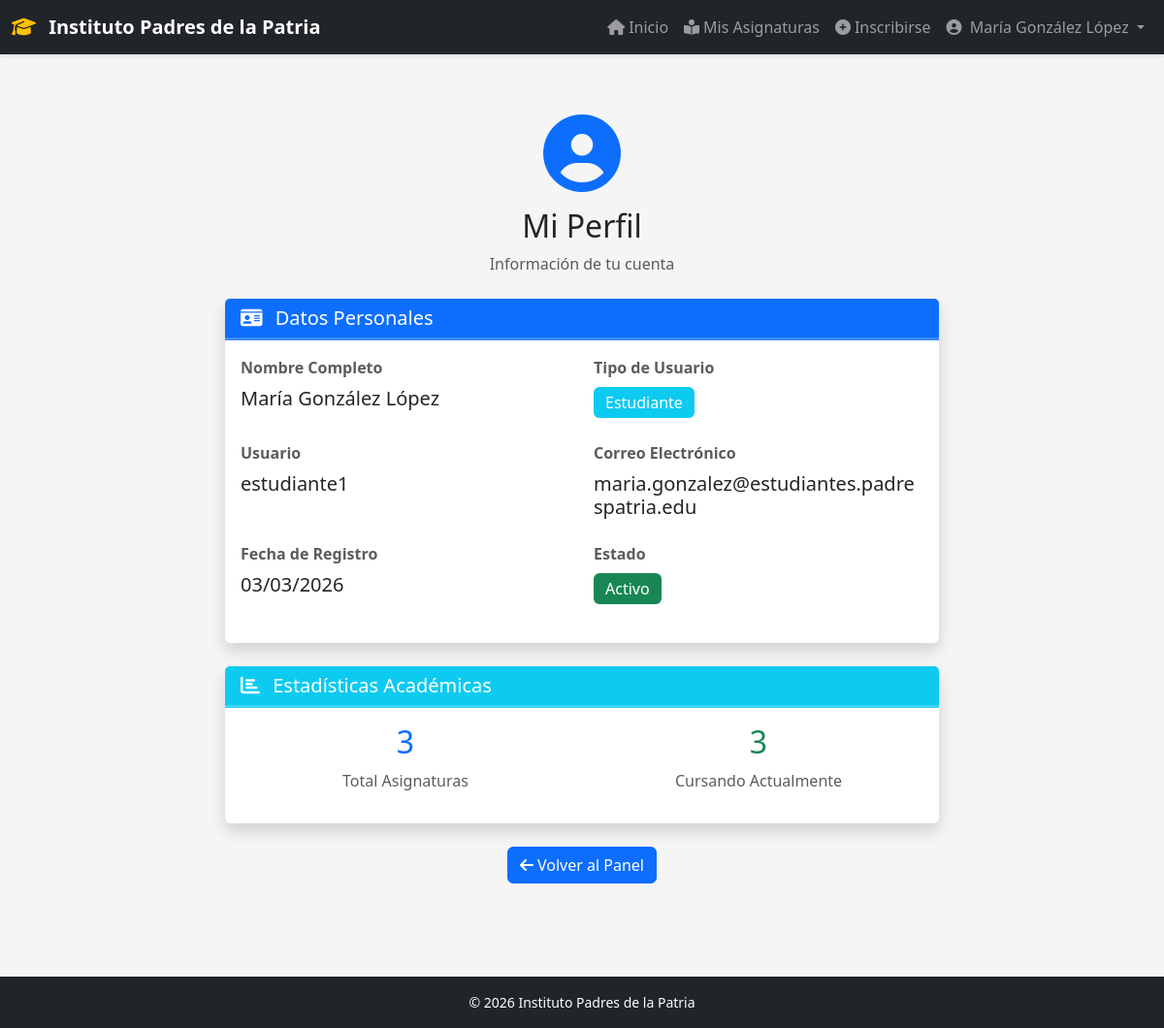
The page /perfil.php (signed in) on the database its author committed.
### tables this page shows
CREATE TABLE IF NOT EXISTS usuarios (
    id INT AUTO_INCREMENT PRIMARY KEY,
    nombre VARCHAR(100) NOT NULL,
    apellido VARCHAR(100) NOT NULL,
    correo VARCHAR(150) NOT NULL UNIQUE,
    usuario VARCHAR(50) NOT NULL UNIQUE,
    password VARCHAR(255) NOT NULL,
    tipo ENUM('ES', 'CE') NOT NULL DEFAULT 'ES',
    fecha_registro DATETIME NOT NULL DEFAULT CURRENT_TIMESTAMP,
    activo TINYINT(1) DEFAULT 1,
    INDEX idx_usuario (usuario),
    INDEX idx_correo (correo),
    INDEX idx_tipo (tipo)
);

### perfil.php (the view, shortened to what this page needs)
<?php
require_once 'includes/conexion.php';
$stmt = $pdo->prepare("SELECT * FROM usuarios WHERE id = ?");
$stmt->execute([$_SESSION['usuario_id']]);
$usuario = $stmt->fetch();
?>
<!DOCTYPE html>
<html lang="es">
<head>
    <link href="https://cdn.jsdelivr.net/npm/bootstrap@5.3.2/dist/css/bootstrap.min.css" rel="stylesheet">
    <link rel="stylesheet" href="https://cdnjs.cloudflare.com/ajax/libs/font-awesome/6.4.0/css/all.min.css">
    <link rel="stylesheet" href="css/estilos.css">
</head>
<body>
    <?php include 'includes/navbar.php'; ?>
    <div class="container my-5">
        <div class="text-center mb-4">
            <div class="mb-3">
                <i class="fas fa-user-circle fa-5x text-primary"></i>
            </div>
            <h2>Mi Perfil</h2>
            <p class="text-muted">Información de tu cuenta</p>
        </div>
        <div class="row justify-content-center">
            <div class="col-lg-8">
                <div class="card shadow mb-4">
                    <div class="card-header bg-primary text-white">
                        <h5 class="mb-0">
                            <i class="fas fa-id-card me-2"></i>
                            Datos Personales
                        </h5>
                    </div>
                    <div class="card-body">
                        <div class="row">
                            <div class="col-md-6 mb-3">
                                <label class="form-label text-muted">Nombre Completo</label>
                                <p class="h5">
                                    <?php echo htmlspecialchars($usuario['nombre'] . ' ' . $usuario['apellido']); ?>
                                </p>
                            </div>
                            <div class="col-md-6 mb-3">
                                <label class="form-label text-muted">Tipo de Usuario</label>
                                <p class="h5">
                                    <span class="badge bg-<?php echo $usuario['tipo'] === 'ES' ? 'info' : 'success'; ?> fs-6">
                                        <?php echo $usuario['tipo'] === 'ES' ? 'Estudiante' : 'Coordinador'; ?>
                                    </span>
                                </p>
                            </div>
                            <div class="col-md-6 mb-3">
                                <label class="form-label text-muted">Usuario</label>
                                <p class="h5"><?php echo htmlspecialchars($usuario['usuario']); ?></p>
                            </div>
                            <div class="col-md-6 mb-3">
                                <label class="form-label text-muted">Correo Electrónico</label>
                                <p class="h5"><?php echo htmlspecialchars($usuario['correo']); ?></p>
                            </div>
                            <div class="col-md-6 mb-3">
                                <label class="form-label text-muted">Fecha de Registro</label>
                                <p class="h5"><?php echo date('d/m/Y', strtotime($usuario['fecha_registro'])); ?></p>
                            </div>
                            <div class="col-md-6 mb-3">
                                <label class="form-label text-muted">Estado</label>
                                <p class="h5">
                                    <span class="badge bg-<?php echo $usuario['activo'] ? 'success' : 'danger'; ?> fs-6">
                                        <?php echo $usuario['activo'] ? 'Activo' : 'Inactivo'; ?>
                                    </span>
                                </p>
                            </div>
                        </div>
                    </div>
                </div>
                <?php if ($usuario['tipo'] === 'ES'): ?>
                    <?php
                    $stmt = $pdo->prepare("
                        SELECT COUNT(*) as total,
                               SUM(CASE WHEN estatus = 'cursando' THEN 1 ELSE 0 END) as cursando
                        FROM asignaturas_usuarios
                        WHERE id_usuario = ?
                    ");
                    $stmt->execute([$usuario['id']]);
                    $stats = $stmt->fetch();
                    ?>
                    <div class="card shadow">
                        <div class="card-header bg-info text-white">
                            <h5 class="mb-0">
                                <i class="fas fa-chart-bar me-2"></i>
                                Estadísticas Académicas
                            </h5>
                        </div>
                        <div class="card-body">
                            <div class="row text-center">
                                <div class="col-6">
                                    <h2 class="text-primary"><?php echo $stats['total']; ?></h2>
                                    <p class="text-muted">Total Asignaturas</p>
                                </div>
                                <div class="col-6">
                                    <h2 class="text-success"><?php echo $stats['cursando']; ?></h2>
                                    <p class="text-muted">Cursando Actualmente</p>
                                </div>
                            </div>
                        </div>
                    </div>
                <?php endif; ?>
                <div class="mt-4 text-center">
                    <a href="<?php echo $usuario['tipo'] === 'ES' ? 'consulta-es.php' : 'consulta-ce.php'; ?>"
                       class="btn btn-primary">
                        <i class="fas fa-arrow-left me-1"></i>Volver al Panel
                    </a>
                </div>
            </div>
        </div>
    </div>
    <footer class="bg-dark text-white py-3 mt-5">
        <div class="container text-center">
            <p class="mb-0 small">&copy; 2026 Instituto Padres de la Patria</p>
        </div>
    </footer>
</body>
</html>

### css/estilos.css (style rules this page uses)
:root { --primary-color: #0d6efd; --secondary-color: #6c757d; --success-color: #198754; --danger-color: #dc3545; --warning-color: #ffc107; --info-color: #0dcaf0; --dark-color: #212529; --light-color: #f8f9fa; }
body { font-family: 'Segoe UI', Tahoma, Geneva, Verdana, sans-serif; background-color: #f5f5f5; min-height: 100vh; display: flex; flex-direction: column; }
.card { border: none; transition: transform 0.3s ease, box-shadow 0.3s ease; }
.card-header { border-bottom: 3px solid rgba(255,255,255,.2); font-weight: 600; }
.btn { transition: all 0.3s ease; font-weight: 500; }
.form-label { font-weight: 600; color: var(--dark-color); margin-bottom: 0.5rem; }
.badge { font-weight: 500; padding: 0.5em 0.75em; }
footer { margin-top: auto; background-color: var(--dark-color); }
.shadow { box-shadow: 0 .5rem 1rem rgba(0,0,0,.15) !important; }
body { padding-top: 0; }

### rows shown on the page
usuarios: nombre+apellido "María González López", usuario "estudiante1", correo "maria.gonzalez@estudiantes.padrespatria.edu", fecha_registro "03/03/2026"

### other values the page prints
$nombre_usuario "María González López"
$stats['total'] "3"
$stats['cursando'] "3"
